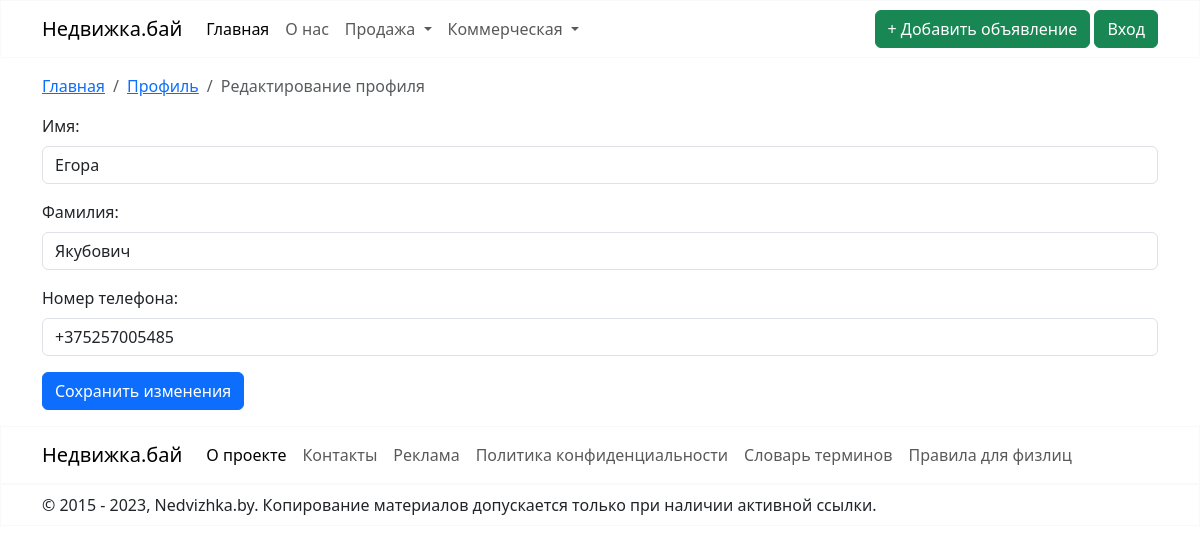
Page /accounts/profile/edit_profile/ (signed in) on the earlier database version.
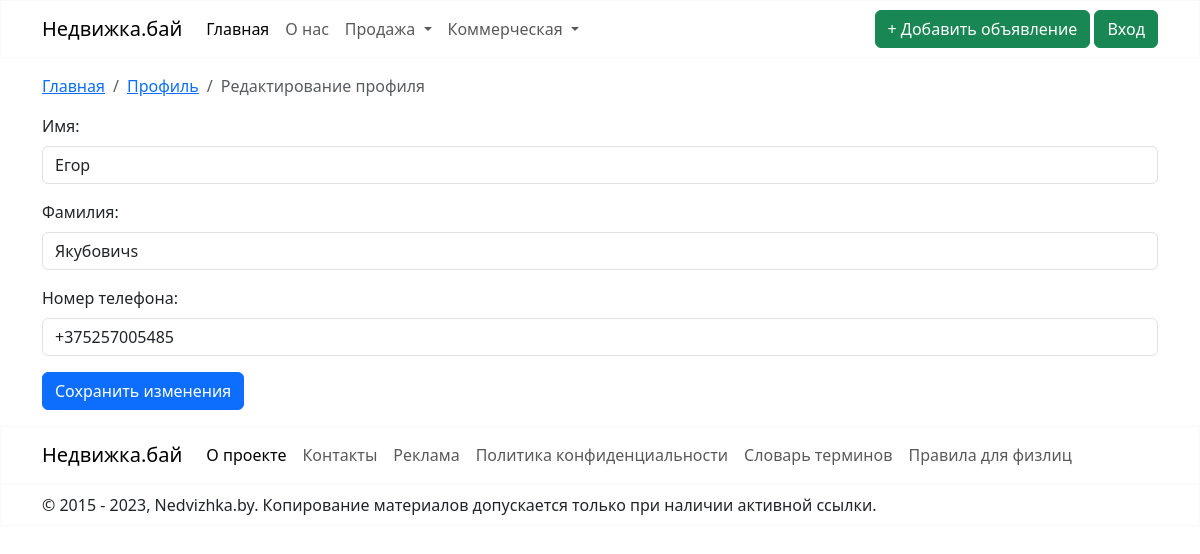
Same page on the later database version.
### user_profile/models.py (models this page shows, shortened)
class Profile(models.Model):
    phone_regex = RegexValidator(
        regex=r'^\+375\d{9}$',
        message='Номер телефона должен быть в формате: "+375XXYYYYYYY", где XX - код оператора, а YYYYYYY - номер абонента.'
    )
    user = models.OneToOneField(User, on_delete=models.CASCADE)
    first_name = models.CharField(max_length=100)
    last_name = models.CharField(max_length=100)
    phone_number = models.CharField(max_length=13, validators=[phone_regex])

### user_profile/views.py (the view)
# urls.py: path('edit_profile/', views.EditProfileView.as_view(), name='edit_profile'),
class EditProfileView(LoginRequiredMixin, UpdateView):
    model = Profile
    template_name = 'edit_profile.html'
    form_class = ProfileForm
    success_url = reverse_lazy('profile')
    def get_object(self, queryset=None):
        return self.request.user.profile

### user_profile/forms.py
class ProfileForm(forms.ModelForm):
    class Meta:
        model = Profile
        fields = ['first_name', 'last_name', 'phone_number']
        labels = {
        'first_name': 'Имя',
        'last_name': 'Фамилия',
        'phone_number': 'Номер телефона'
        }

### user_profile/templates/edit_profile.html (shortened to what this page needs)
{% extends "base.html" %}
{% block content %}
    <div class="container-md mt-3">
        <nav aria-label="breadcrumb">
            <ol class="breadcrumb">
                <li class="breadcrumb-item"><a href="{% url "nedvizhka" %}">Главная</a></li>
                <li class="breadcrumb-item"><a href="{% url "account_login" %}">Профиль</a></li>
                <li class="breadcrumb-item active" aria-current="page">Редактирование профиля</li>
            </ol>
        </nav>
    </div>
    <div class="container-md mt-3 mb-3">
        <form method="post">
            <div class="mb-3">
                <label for="{{ form.first_name.id_for_label }}" class="form-label">Имя:</label>
                <input type="text" class="form-control" id="{{ form.first_name.id_for_label }}"
                       name="{{ form.first_name.html_name }}" value="{{ form.first_name.value }}">
            </div>
            <div class="mb-3">
                <label for="{{ form.last_name.id_for_label }}" class="form-label">Фамилия:</label>
                <input type="text" class="form-control" id="{{ form.last_name.id_for_label }}"
                       name="{{ form.last_name.html_name }}" value="{{ form.last_name.value }}">
            </div>
            <div class="mb-3">
                <label for="{{ form.phone_number.id_for_label }}" class="form-label">Номер телефона:</label>
                <input type="text" class="form-control" id="{{ form.phone_number.id_for_label }}"
                       name="{{ form.phone_number.html_name }}" value="{{ form.phone_number.value }}">
            </div>
            <button type="submit" class="btn btn-primary">Сохранить изменения</button>
        </form>
    </div>
{% endblock %}

Differences in the rows shown:
changed Profile: first_name "Егора" → "Егор"; last_name "Якубович" → "Якубовичs"
